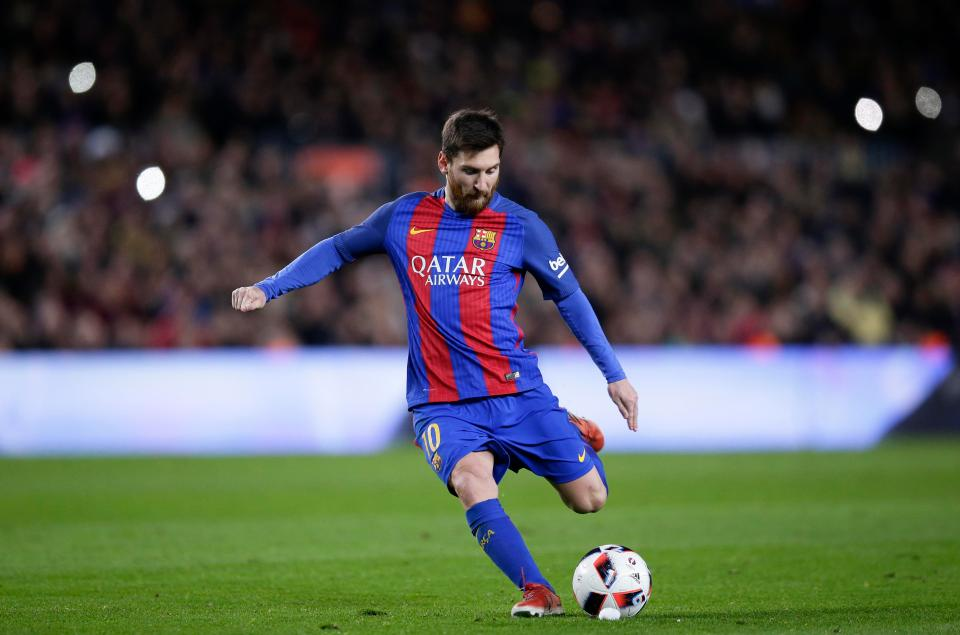
#> input picture Template Matching/messi.jpg, 960 x 635 px
$ python TemplateMatching.py messi.jpg messi.jpg messi.jpg
#> lines starting #> are read from the running program, lines starting #| are printed output that depends on the picture; after the words box and inside, x2 and y2 are one past the last pixel; in counts of white or black regions, pixels touching at a corner belong together
from __future__ import print_function
import sys
import cv2 as cv
use_mask = False
img = None
templ = None
mask = None
image_window = "Source Image"
result_window = "Result window"
match_method = 0
max_Trackbar = 5

def main(argv):
    if (len(sys.argv) < 3):
        print('Not enough parameters')
        print('Usage:\nmatch_template_demo.py <image_name> <template_name> [<mask_name>]')
        return -1

    global img
    global templ
    img = cv.imread(sys.argv[1], cv.IMREAD_COLOR)
#> img is the input picture: shape (635, 960, 3); mean B, G, R 78.2, 86, 80.8
    templ = cv.imread(sys.argv[2], cv.IMREAD_COLOR)
    if (len(sys.argv) > 3):
        global use_mask
        use_mask = True
        global mask
        mask = cv.imread( sys.argv[3], cv.IMREAD_COLOR )
    if ((img is None) or (templ is None) or (use_mask and (mask is None))):
        print('Can\'t read one of the images')
        return -1


    cv.namedWindow( image_window, cv.WINDOW_AUTOSIZE )
    cv.namedWindow( result_window, cv.WINDOW_AUTOSIZE )


    trackbar_label = 'Method: \n 0: SQDIFF \n 1: SQDIFF NORMED \n 2: TM CCORR \n 3: TM CCORR NORMED \n 4: TM COEFF \n 5: TM COEFF NORMED'
    cv.createTrackbar( trackbar_label, image_window, match_method, max_Trackbar, MatchingMethod )
#> slider 'Method: \n 0: SQDIFF \n 1: SQDIF' is set to 1

    MatchingMethod(match_method)

    cv.waitKey(0)
    return 0

def MatchingMethod(param):
#> called with param = 0
    global match_method
    match_method = param

    img_display = img.copy()

    method_accepts_mask = (cv.TM_SQDIFF == match_method or match_method == cv.TM_CCORR_NORMED)
    if (use_mask and method_accepts_mask):
        result = cv.matchTemplate(img, templ, match_method, None, mask)
#> result = [2090]
    else:
        result = cv.matchTemplate(img, templ, match_method)


    cv.normalize( result, result, 0, 1, cv.NORM_MINMAX, -1 )

    _minVal, _maxVal, minLoc, maxLoc = cv.minMaxLoc(result, None)
#> minLoc = (0, 0); maxLoc = (0, 0)


    if (match_method == cv.TM_SQDIFF or match_method == cv.TM_SQDIFF_NORMED):
        matchLoc = minLoc
#> matchLoc = (0, 0)
    else:
        matchLoc = maxLoc


    cv.rectangle(img_display, matchLoc, (matchLoc[0] + templ.shape[0], matchLoc[1] + templ.shape[1]), (0,0,0), 2, 8, 0 )
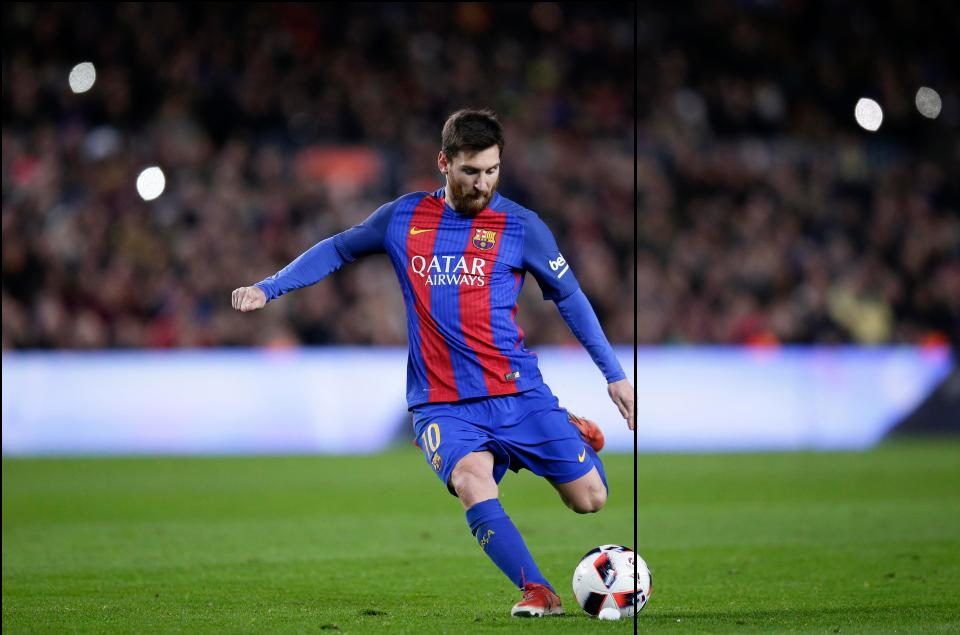
#> img_display: shape (635, 960, 3); 0.73% of pixels changed, all inside (x1, y1, x2, y2) = (0, 0, 637, 635)
    cv.rectangle(result, matchLoc, (matchLoc[0] + templ.shape[0], matchLoc[1] + templ.shape[1]), (0,0,0), 2, 8, 0 )
    cv.imshow(image_window, img_display)
    cv.imshow(result_window, result)

    pass
if __name__ == "__main__":
    main(sys.argv[1:])
